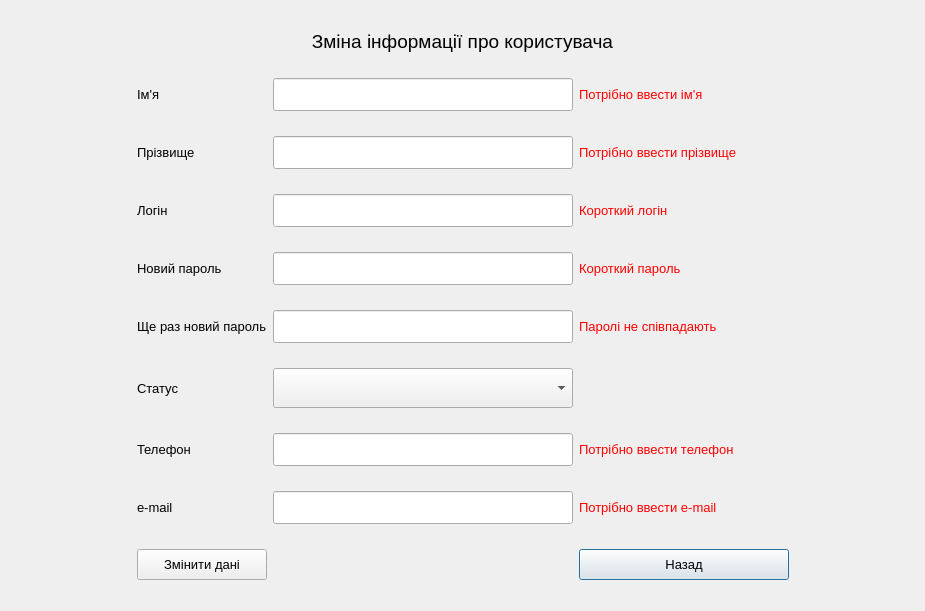
<?xml version="1.0" encoding="UTF-8"?>
<ui version="4.0">
 <class>Update_Users</class>
 <widget class="QDialog" name="Update_Users">
  <property name="geometry">
   <rect>
    <x>0</x>
    <y>0</y>
    <width>925</width>
    <height>611</height>
   </rect>
  </property>
  <property name="maximumSize">
   <size>
    <width>1200</width>
    <height>720</height>
   </size>
  </property>
  <property name="windowTitle">
   <string>Dialog</string>
  </property>
  <layout class="QGridLayout" name="gridLayout">
   <item row="0" column="0" colspan="5">
    <widget class="QLabel" name="label_19">
     <property name="sizePolicy">
      <sizepolicy hsizetype="Preferred" vsizetype="Fixed">
       <horstretch>0</horstretch>
       <verstretch>0</verstretch>
      </sizepolicy>
     </property>
     <property name="font">
      <font>
       <pointsize>14</pointsize>
      </font>
     </property>
     <property name="text">
      <string>Зміна інформації про користувача</string>
     </property>
     <property name="alignment">
      <set>Qt::AlignCenter</set>
     </property>
    </widget>
   </item>
   <item row="1" column="0">
    <widget class="QLabel" name="label">
     <property name="text">
      <string/>
     </property>
    </widget>
   </item>
   <item row="1" column="1">
    <widget class="QLabel" name="nameLabel">
     <property name="minimumSize">
      <size>
       <width>120</width>
       <height>0</height>
      </size>
     </property>
     <property name="maximumSize">
      <size>
       <width>120</width>
       <height>16777215</height>
      </size>
     </property>
     <property name="font">
      <font>
       <pointsize>10</pointsize>
      </font>
     </property>
     <property name="text">
      <string>Ім'я</string>
     </property>
    </widget>
   </item>
   <item row="1" column="2">
    <widget class="QLineEdit" name="nameLineEdit">
     <property name="minimumSize">
      <size>
       <width>300</width>
       <height>0</height>
      </size>
     </property>
     <property name="maximumSize">
      <size>
       <width>300</width>
       <height>16777215</height>
      </size>
     </property>
     <property name="font">
      <font>
       <pointsize>10</pointsize>
      </font>
     </property>
     <property name="styleSheet">
      <string notr="true">padding: 7;</string>
     </property>
    </widget>
   </item>
   <item row="1" column="3">
    <widget class="QLabel" name="errorNameLabel">
     <property name="minimumSize">
      <size>
       <width>210</width>
       <height>0</height>
      </size>
     </property>
     <property name="maximumSize">
      <size>
       <width>210</width>
       <height>16777215</height>
      </size>
     </property>
     <property name="font">
      <font>
       <pointsize>10</pointsize>
      </font>
     </property>
     <property name="styleSheet">
      <string notr="true">color:red;</string>
     </property>
     <property name="text">
      <string>Потрібно ввести ім'я</string>
     </property>
    </widget>
   </item>
   <item row="1" column="4">
    <widget class="QLabel" name="label_18">
     <property name="text">
      <string/>
     </property>
    </widget>
   </item>
   <item row="2" column="0">
    <widget class="QLabel" name="label_2">
     <property name="text">
      <string/>
     </property>
    </widget>
   </item>
   <item row="2" column="1">
    <widget class="QLabel" name="surnameLabel">
     <property name="minimumSize">
      <size>
       <width>120</width>
       <height>0</height>
      </size>
     </property>
     <property name="maximumSize">
      <size>
       <width>120</width>
       <height>16777215</height>
      </size>
     </property>
     <property name="font">
      <font>
       <pointsize>10</pointsize>
      </font>
     </property>
     <property name="text">
      <string>Прізвище</string>
     </property>
    </widget>
   </item>
   <item row="2" column="2">
    <widget class="QLineEdit" name="surnameLineEdit">
     <property name="minimumSize">
      <size>
       <width>300</width>
       <height>0</height>
      </size>
     </property>
     <property name="maximumSize">
      <size>
       <width>300</width>
       <height>16777215</height>
      </size>
     </property>
     <property name="font">
      <font>
       <pointsize>10</pointsize>
      </font>
     </property>
     <property name="styleSheet">
      <string notr="true">padding: 7;</string>
     </property>
    </widget>
   </item>
   <item row="2" column="3">
    <widget class="QLabel" name="errorSurnameLabel">
     <property name="minimumSize">
      <size>
       <width>210</width>
       <height>0</height>
      </size>
     </property>
     <property name="maximumSize">
      <size>
       <width>210</width>
       <height>16777215</height>
      </size>
     </property>
     <property name="font">
      <font>
       <pointsize>10</pointsize>
      </font>
     </property>
     <property name="styleSheet">
      <string notr="true">color:red;</string>
     </property>
     <property name="text">
      <string>Потрібно ввести прізвище</string>
     </property>
    </widget>
   </item>
   <item row="2" column="4">
    <widget class="QLabel" name="label_17">
     <property name="text">
      <string/>
     </property>
    </widget>
   </item>
   <item row="3" column="0">
    <widget class="QLabel" name="label_3">
     <property name="text">
      <string/>
     </property>
    </widget>
   </item>
   <item row="3" column="1">
    <widget class="QLabel" name="loginLabel">
     <property name="minimumSize">
      <size>
       <width>120</width>
       <height>0</height>
      </size>
     </property>
     <property name="maximumSize">
      <size>
       <width>120</width>
       <height>16777215</height>
      </size>
     </property>
     <property name="font">
      <font>
       <pointsize>10</pointsize>
      </font>
     </property>
     <property name="text">
      <string>Логін</string>
     </property>
    </widget>
   </item>
   <item row="3" column="2">
    <widget class="QLineEdit" name="loginLineEdit">
     <property name="minimumSize">
      <size>
       <width>300</width>
       <height>0</height>
      </size>
     </property>
     <property name="maximumSize">
      <size>
       <width>300</width>
       <height>16777215</height>
      </size>
     </property>
     <property name="font">
      <font>
       <pointsize>10</pointsize>
      </font>
     </property>
     <property name="styleSheet">
      <string notr="true">padding: 7;</string>
     </property>
    </widget>
   </item>
   <item row="3" column="3">
    <widget class="QLabel" name="errorLoginLabel">
     <property name="minimumSize">
      <size>
       <width>210</width>
       <height>0</height>
      </size>
     </property>
     <property name="maximumSize">
      <size>
       <width>210</width>
       <height>16777215</height>
      </size>
     </property>
     <property name="font">
      <font>
       <pointsize>10</pointsize>
      </font>
     </property>
     <property name="styleSheet">
      <string notr="true">color:red;</string>
     </property>
     <property name="text">
      <string>Короткий логін</string>
     </property>
    </widget>
   </item>
   <item row="3" column="4">
    <widget class="QLabel" name="label_16">
     <property name="text">
      <string/>
     </property>
    </widget>
   </item>
   <item row="4" column="0">
    <widget class="QLabel" name="label_4">
     <property name="text">
      <string/>
     </property>
    </widget>
   </item>
   <item row="4" column="1">
    <widget class="QLabel" name="passwordLabel">
     <property name="minimumSize">
      <size>
       <width>120</width>
       <height>0</height>
      </size>
     </property>
     <property name="maximumSize">
      <size>
       <width>120</width>
       <height>16777215</height>
      </size>
     </property>
     <property name="font">
      <font>
       <pointsize>10</pointsize>
      </font>
     </property>
     <property name="text">
      <string>Новий пароль</string>
     </property>
    </widget>
   </item>
   <item row="4" column="2">
    <widget class="QLineEdit" name="passwordLineEdit">
     <property name="minimumSize">
      <size>
       <width>300</width>
       <height>0</height>
      </size>
     </property>
     <property name="maximumSize">
      <size>
       <width>300</width>
       <height>16777215</height>
      </size>
     </property>
     <property name="font">
      <font>
       <pointsize>10</pointsize>
      </font>
     </property>
     <property name="styleSheet">
      <string notr="true">padding: 7;</string>
     </property>
     <property name="echoMode">
      <enum>QLineEdit::Password</enum>
     </property>
    </widget>
   </item>
   <item row="4" column="3">
    <widget class="QLabel" name="errorShortPasswordLabel">
     <property name="minimumSize">
      <size>
       <width>210</width>
       <height>0</height>
      </size>
     </property>
     <property name="maximumSize">
      <size>
       <width>210</width>
       <height>16777215</height>
      </size>
     </property>
     <property name="font">
      <font>
       <pointsize>10</pointsize>
      </font>
     </property>
     <property name="styleSheet">
      <string notr="true">color:red;</string>
     </property>
     <property name="text">
      <string>Короткий пароль</string>
     </property>
    </widget>
   </item>
   <item row="4" column="4">
    <widget class="QLabel" name="label_15">
     <property name="text">
      <string/>
     </property>
    </widget>
   </item>
   <item row="5" column="0">
    <widget class="QLabel" name="label_5">
     <property name="text">
      <string/>
     </property>
    </widget>
   </item>
   <item row="5" column="1">
    <widget class="QLabel" name="repeatPasswordLabel">
     <property name="minimumSize">
      <size>
       <width>120</width>
       <height>0</height>
      </size>
     </property>
     <property name="maximumSize">
      <size>
       <width>170</width>
       <height>16777215</height>
      </size>
     </property>
     <property name="font">
      <font>
       <pointsize>10</pointsize>
      </font>
     </property>
     <property name="text">
      <string>Ще раз новий пароль</string>
     </property>
    </widget>
   </item>
   <item row="5" column="2">
    <widget class="QLineEdit" name="passwordRepeatLineEdit">
     <property name="minimumSize">
      <size>
       <width>300</width>
       <height>0</height>
      </size>
     </property>
     <property name="maximumSize">
      <size>
       <width>300</width>
       <height>16777215</height>
      </size>
     </property>
     <property name="font">
      <font>
       <pointsize>10</pointsize>
      </font>
     </property>
     <property name="styleSheet">
      <string notr="true">padding: 7;</string>
     </property>
     <property name="echoMode">
      <enum>QLineEdit::Password</enum>
     </property>
    </widget>
   </item>
   <item row="5" column="3">
    <widget class="QLabel" name="errorPasswordPutLabel">
     <property name="minimumSize">
      <size>
       <width>210</width>
       <height>0</height>
      </size>
     </property>
     <property name="maximumSize">
      <size>
       <width>210</width>
       <height>16777215</height>
      </size>
     </property>
     <property name="font">
      <font>
       <pointsize>10</pointsize>
      </font>
     </property>
     <property name="styleSheet">
      <string notr="true">color: red;</string>
     </property>
     <property name="text">
      <string>Паролі не співпадають</string>
     </property>
    </widget>
   </item>
   <item row="5" column="4">
    <widget class="QLabel" name="label_14">
     <property name="text">
      <string/>
     </property>
    </widget>
   </item>
   <item row="6" column="0">
    <widget class="QLabel" name="label_6">
     <property name="text">
      <string/>
     </property>
    </widget>
   </item>
   <item row="6" column="1">
    <widget class="QLabel" name="statusLabel">
     <property name="minimumSize">
      <size>
       <width>120</width>
       <height>0</height>
      </size>
     </property>
     <property name="maximumSize">
      <size>
       <width>120</width>
       <height>16777215</height>
      </size>
     </property>
     <property name="font">
      <font>
       <pointsize>10</pointsize>
      </font>
     </property>
     <property name="text">
      <string>Статус</string>
     </property>
    </widget>
   </item>
   <item row="6" column="2">
    <widget class="QComboBox" name="statusComboBox">
     <property name="minimumSize">
      <size>
       <width>300</width>
       <height>40</height>
      </size>
     </property>
     <property name="maximumSize">
      <size>
       <width>300</width>
       <height>16777215</height>
      </size>
     </property>
     <property name="font">
      <font>
       <pointsize>10</pointsize>
      </font>
     </property>
     <property name="styleSheet">
      <string notr="true"/>
     </property>
    </widget>
   </item>
   <item row="6" column="3">
    <widget class="QLabel" name="label_21">
     <property name="minimumSize">
      <size>
       <width>210</width>
       <height>0</height>
      </size>
     </property>
     <property name="maximumSize">
      <size>
       <width>210</width>
       <height>16777215</height>
      </size>
     </property>
     <property name="text">
      <string/>
     </property>
    </widget>
   </item>
   <item row="6" column="4">
    <widget class="QLabel" name="label_20">
     <property name="text">
      <string/>
     </property>
    </widget>
   </item>
   <item row="7" column="0">
    <widget class="QLabel" name="label_7">
     <property name="text">
      <string/>
     </property>
    </widget>
   </item>
   <item row="7" column="1">
    <widget class="QLabel" name="phoneNumberLabel">
     <property name="minimumSize">
      <size>
       <width>120</width>
       <height>0</height>
      </size>
     </property>
     <property name="maximumSize">
      <size>
       <width>120</width>
       <height>16777215</height>
      </size>
     </property>
     <property name="font">
      <font>
       <pointsize>10</pointsize>
      </font>
     </property>
     <property name="text">
      <string>Телефон</string>
     </property>
    </widget>
   </item>
   <item row="7" column="2">
    <widget class="QLineEdit" name="phoneNumberLineEdit">
     <property name="minimumSize">
      <size>
       <width>300</width>
       <height>0</height>
      </size>
     </property>
     <property name="maximumSize">
      <size>
       <width>300</width>
       <height>16777215</height>
      </size>
     </property>
     <property name="font">
      <font>
       <pointsize>10</pointsize>
      </font>
     </property>
     <property name="styleSheet">
      <string notr="true">padding: 7;</string>
     </property>
    </widget>
   </item>
   <item row="7" column="3">
    <widget class="QLabel" name="errorPhoneNumberLabel">
     <property name="minimumSize">
      <size>
       <width>210</width>
       <height>0</height>
      </size>
     </property>
     <property name="maximumSize">
      <size>
       <width>210</width>
       <height>16777215</height>
      </size>
     </property>
     <property name="font">
      <font>
       <pointsize>10</pointsize>
      </font>
     </property>
     <property name="styleSheet">
      <string notr="true">color:red;</string>
     </property>
     <property name="text">
      <string>Потрібно ввести телефон</string>
     </property>
    </widget>
   </item>
   <item row="7" column="4">
    <widget class="QLabel" name="label_13">
     <property name="text">
      <string/>
     </property>
    </widget>
   </item>
   <item row="8" column="0">
    <widget class="QLabel" name="label_8">
     <property name="text">
      <string/>
     </property>
    </widget>
   </item>
   <item row="8" column="1">
    <widget class="QLabel" name="emailLabel">
     <property name="minimumSize">
      <size>
       <width>120</width>
       <height>0</height>
      </size>
     </property>
     <property name="maximumSize">
      <size>
       <width>120</width>
       <height>16777215</height>
      </size>
     </property>
     <property name="font">
      <font>
       <pointsize>10</pointsize>
      </font>
     </property>
     <property name="text">
      <string>e-mail</string>
     </property>
    </widget>
   </item>
   <item row="8" column="2">
    <widget class="QLineEdit" name="emailLineEdit">
     <property name="minimumSize">
      <size>
       <width>300</width>
       <height>0</height>
      </size>
     </property>
     <property name="maximumSize">
      <size>
       <width>300</width>
       <height>16777215</height>
      </size>
     </property>
     <property name="font">
      <font>
       <pointsize>10</pointsize>
      </font>
     </property>
     <property name="styleSheet">
      <string notr="true">padding: 7;</string>
     </property>
    </widget>
   </item>
   <item row="8" column="3">
    <widget class="QLabel" name="errorEmailLabel">
     <property name="minimumSize">
      <size>
       <width>210</width>
       <height>0</height>
      </size>
     </property>
     <property name="maximumSize">
      <size>
       <width>210</width>
       <height>16777215</height>
      </size>
     </property>
     <property name="font">
      <font>
       <pointsize>10</pointsize>
      </font>
     </property>
     <property name="styleSheet">
      <string notr="true">color:red;</string>
     </property>
     <property name="text">
      <string>Потрібно ввести e-mail</string>
     </property>
    </widget>
   </item>
   <item row="8" column="4">
    <widget class="QLabel" name="label_12">
     <property name="text">
      <string/>
     </property>
    </widget>
   </item>
   <item row="9" column="3">
    <widget class="QPushButton" name="backPushButton">
     <property name="font">
      <font>
       <pointsize>10</pointsize>
      </font>
     </property>
     <property name="styleSheet">
      <string notr="true">padding: 7;</string>
     </property>
     <property name="text">
      <string>Назад</string>
     </property>
    </widget>
   </item>
   <item row="9" column="1">
    <widget class="QPushButton" name="updateUserInfoPushButton">
     <property name="font">
      <font>
       <pointsize>10</pointsize>
      </font>
     </property>
     <property name="styleSheet">
      <string notr="true">padding: 7;</string>
     </property>
     <property name="text">
      <string>Змінити дані</string>
     </property>
    </widget>
   </item>
  </layout>
 </widget>
 <resources/>
 <connections/>
</ui>
